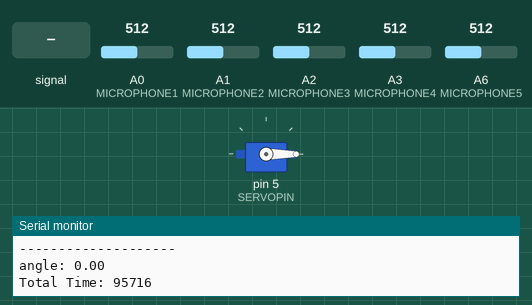
Bench run of a sketch on a simulated Arduino Nano, built with avr-gcc and run on an emulated ATmega328P. Parts: servo, the last lines printed to the serial monitor. The inputs (shaded band) are chosen by the test bench; at power-on: A0 (MICROPHONE1) = 512, A1 (MICROPHONE2) = 512, A2 (MICROPHONE3) = 512, A3 (MICROPHONE4) = 512, A6 (MICROPHONE5) = 512.

Above: at 1.2 s.
1.3 s: A0 (MICROPHONE1) fed a 200 Hz sine of ±81 counts around its level
At 3.1 s:
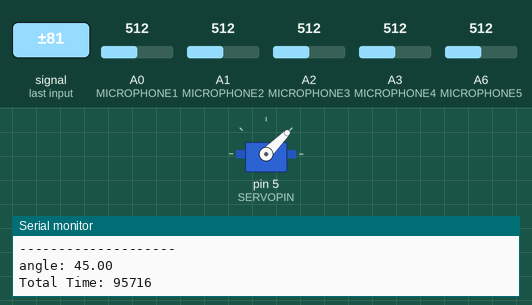
4.3 s: A1 (MICROPHONE2) fed a 200 Hz sine of ±81 counts around its level
At 4.9 s:
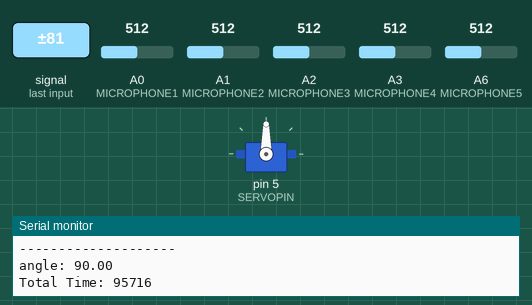
7.3 s: A2 (MICROPHONE3) fed a 200 Hz sine of ±81 counts around its level
10.3 s: A3 (MICROPHONE4) fed a 200 Hz sine of ±81 counts around its level
13.3 s: A0 (MICROPHONE1) set to 716
At 13.3 s:
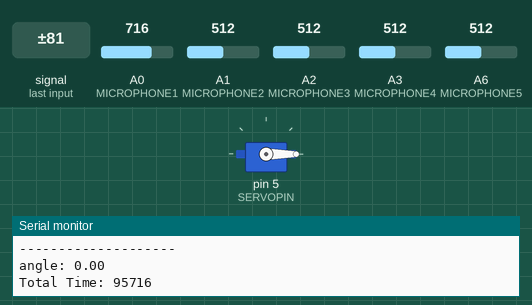
14.8 s: A0 (MICROPHONE1) set to 604
17.7 s: A0 (MICROPHONE1) set to 572
At 20.7 s:
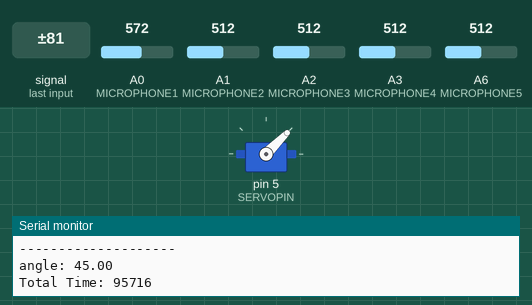
Timing chart, 0 to 21.7 s (numbered marks = the images above; inputs shaded):
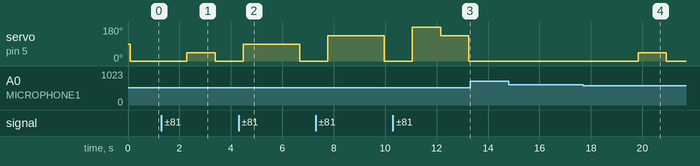

Measured:
- the behaviour switches between 590 and 589 on A0 (MICROPHONE1) (found by bisection; images 3 and 4)
- after the input at 1.3 s, servo on pin 5 (SERVOPIN): 0° → 45° after 0.99 s, → 0° 1.1 s later
- after the input at 13.3 s, servo on pin 5 (SERVOPIN): stays 0° (without the input it goes to 180° after 1.1 s)
- after the input at 17.7 s, servo on pin 5 (SERVOPIN): 0° → 45° after 2.1 s, → 0° 1.1 s later

The sketch:

02_ArduinoFFT.ino
```cpp
/*
 * Credit to Enrique Condés and Ragnar Ranøyen Homb, example from ArduinoFFT library taken and modified
 */

#include "arduinoFFT.h"
#include <Servo.h>

// analog inputs for all microphones
#define MICROPHONE1 A0
#define MICROPHONE2 A1
#define MICROPHONE3 A2
#define MICROPHONE4 A3
#define MICROPHONE5 A6
// pin for servo
#define SERVOPIN 5
// altering ADC prescale
#define cbi(sfr, bit) (_SFR_BYTE(sfr) &= ~_BV(bit)) //set bit to 0
#define sbi(sfr, bit) (_SFR_BYTE(sfr) |= _BV(bit))  //set bit to 1
// object of the servo class
Servo directionServo;
// object for FFT
arduinoFFT FFT = arduinoFFT();
// servo enable
bool servoEnable = 1;
// angle of the sound source
float angle = 90;
// number of microphones
const int microphone_count = 5;

// ----------------1 Initialize arrays and variables-----------------

// constants for FFT
const uint16_t samples = 16;                  // number of samples, must be a power of 2 to be more efficient during FFT
const double sampling_frequency = 10000;      // Hz, limited by ADC conversion time (~15us per reading with prescaling)
int sampling_period_us = round(1000000.0/sampling_frequency); // sampling period in microseconds, used in sampling loop

// data arrays for FFT, each microphone gets a real and an imaginary part
double Real1[samples];
double Real2[samples];
double Real3[samples];
double Real4[samples];
double Real5[samples];
double Imag1[samples];
double Imag2[samples];
double Imag3[samples];
double Imag4[samples];
double Imag5[samples];
// array that contains the total average of all magnitudes for each microphone
float averages[microphone_count];

// method to calculate the average of a given array with a given size
float calculate_average(double arr[], int arrSize) {
  // initialize return value
  float sum = 0;
  // loop over array
  for(int i=0;i<arrSize;i++) {
    // add up values
    sum += arr[i];
  }
  // return sum/size
  return sum/float(arrSize);
}

// method to find the highest value in a given array and return the index
int findMaximumIndex(float arr[],int arrSize) {
  int index = 0;
  float currentMax = 0;
  for(int i=0;i<arrSize;i++){
    if(arr[i]>currentMax){
      currentMax = arr[i];
      index = i;
    }
  }
  return index;
}

// method to determine the angle based on counters for each microphone
float calculateAngle(float arr[], int arrSize) {
  //------------------------------TODO: implement function--------------------
  /**
  Serial.print(counts[0]);
  Serial.print(",");
  Serial.print(counts[1]);
  Serial.print(",");
  Serial.print(counts[2]);
  Serial.print(",");
  Serial.print(counts[3]);
  Serial.print(",");
  Serial.println(counts[4]);
  **/
  float finalAngle = 0;
  int maxIndex = findMaximumIndex(arr,arrSize);
  finalAngle = maxIndex*45;
  return finalAngle;
}

// method to determine the angle of the sound source
void determineAngle() {
  long startTime = micros();  // time measurement start
  // initialize timestamp for discrete sampling
  long microseconds = micros();
  // take samples
  for(int i=0;i<samples;i++) {
    // read analog values
    Real1[i] = analogRead(MICROPHONE1);
    Real2[i] = analogRead(MICROPHONE2);
    Real3[i] = analogRead(MICROPHONE3);
    Real4[i] = analogRead(MICROPHONE4);
    Real5[i] = analogRead(MICROPHONE5);
    // set imaginary values to 0
    Imag1[i] = 0;
    Imag2[i] = 0;
    Imag3[i] = 0;
    Imag4[i] = 0;
    Imag5[i] = 0;
    // wait until sampling period is over
    while((micros()-microseconds)<sampling_period_us) {
      // empty loop, just wait
    }
    // add sampling period to first timestamp
    microseconds += sampling_period_us;
  }
  // --------FFT calculations for all microhpones-----------
  // window data to avoid issues at sampling edges
  FFT.Windowing(Real1, samples, FFT_WIN_TYP_HAMMING, FFT_FORWARD);
  FFT.Windowing(Real2, samples, FFT_WIN_TYP_HAMMING, FFT_FORWARD);
  FFT.Windowing(Real3, samples, FFT_WIN_TYP_HAMMING, FFT_FORWARD);
  FFT.Windowing(Real4, samples, FFT_WIN_TYP_HAMMING, FFT_FORWARD);
  FFT.Windowing(Real5, samples, FFT_WIN_TYP_HAMMING, FFT_FORWARD);
  // compute FFT
  FFT.Compute(Real1, Imag1, samples, FFT_FORWARD);
  FFT.Compute(Real2, Imag2, samples, FFT_FORWARD);
  FFT.Compute(Real3, Imag3, samples, FFT_FORWARD);
  FFT.Compute(Real4, Imag4, samples, FFT_FORWARD);
  FFT.Compute(Real5, Imag5, samples, FFT_FORWARD);
  // calculate absolute magnitudes
  FFT.ComplexToMagnitude(Real1, Imag1, samples);
  FFT.ComplexToMagnitude(Real2, Imag2, samples);
  FFT.ComplexToMagnitude(Real3, Imag3, samples);
  FFT.ComplexToMagnitude(Real4, Imag4, samples);
  FFT.ComplexToMagnitude(Real5, Imag5, samples);
  // calculate average magnitudes
  averages[0]=calculate_average(Real1,samples);
  averages[1]=calculate_average(Real2,samples);
  averages[2]=calculate_average(Real3,samples);
  averages[3]=calculate_average(Real4,samples);
  averages[4]=calculate_average(Real5,samples);
  // determine angle
  angle = calculateAngle(averages,microphone_count);
  long totalTime = micros();            // time measurement
  // Prints for debugging
  Serial.println("angle: "+String(angle));
  // Print for time measurementS
  Serial.println("Total Time: "+String(totalTime-startTime));
}


void setup() {
  // -----------------------2 Initialize IO-pins---------------------
  Serial.begin(115200);
  // set up analog inputs
  pinMode(MICROPHONE1,INPUT);
  pinMode(MICROPHONE2,INPUT);
  pinMode(MICROPHONE3,INPUT);
  pinMode(MICROPHONE4,INPUT);
  pinMode(MICROPHONE5,INPUT);
  // ADPS2 ADPS1 ADPS0
  //   1     0     0    -> Prescale 16 ->  15 us (1 reading)   75 (5 readings)
  sbi(ADCSRA, ADPS2); // set bit to 1
  cbi(ADCSRA, ADPS1); // set bit to 0
  cbi(ADCSRA, ADPS0); // set bit to 0

  // ------------------------3 servoEnable?-------------------------
  if(servoEnable) {
    // --------------------3.1 Initialize Servo---------------------
    directionServo.attach(SERVOPIN);
    directionServo.write(90);
  }
}

void loop() {
  Serial.println("--------------------");
  determineAngle();
  // do something with angle
  if(servoEnable) {
    directionServo.write(angle);
  }
  // wait for delay
  delay(1000);
}
```
